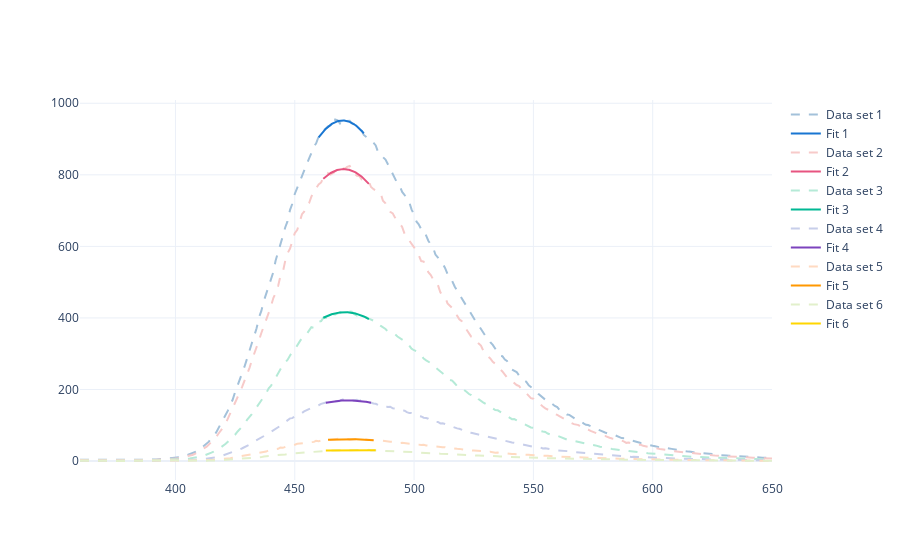

Notebook cell for this chart:
### Code cell
# Palette pastello e vivid: stessi colori, vivid più saturi
pastel_colors = ['#a3c1da', '#f7cac9', '#b5ead7', '#c7ceea', '#ffdac1', '#e2f0cb', '#b2d8b2']
vivid_colors = ['#1976d2', '#e75480', '#00b894', '#7c43bd', '#ff9800', '#ffd600', '#388e3c']
max_fits = []

def fit_closest_to_max(x, y, num_points=20):
    # Fit a parabola to the num_points closest to the max value
    max_idx = np.argmax(y)
    max_val = y[max_idx]
    distances = np.abs(y - max_val)
    closest_indices = np.argsort(distances)[:num_points]
    x_fit = x.iloc[closest_indices] if hasattr(x, "iloc") else x[closest_indices]
    y_fit = y.iloc[closest_indices] if hasattr(y, "iloc") else y[closest_indices]
    # Fit a parabola: y = a*(x - x0)**2 + IMAX
    def parabola(x, x0, a, IMAX):
        return a * (x - x0) ** 2 + IMAX
    popt, _ = curve_fit(parabola, x_fit, y_fit, p0=[x_fit.iloc[np.argmax(y_fit)] if hasattr(x_fit, "iloc") else x_fit[np.argmax(y_fit)], -1, max_val])
    return popt  # returns (x0, a, IMAX)

def max_fit_parabolic(x, x0, a, IMAX):
    return a * (x - x0) ** 2 + IMAX

fig = go.Figure()

for i, (x_data, y_data) in enumerate(data_sets):
    color = pastel_colors[i % len(pastel_colors)]
    vivid_color = vivid_colors[i % len(vivid_colors)]
    params = fit_closest_to_max(x_data, y_data, num_points=20)
    λcenter_fit, a_fit, IMAX_fit = params

    max_fits.append(IMAX_fit)  # Salva il massimo della parabola

    # Dati originali: linea pastello
    fig.add_trace(go.Scatter(
        x=x_data, y=y_data, mode='lines', name=f'Data set {i+1}',
        line=dict(color=color, width=2, dash='dash')
    ))

    # Fit: linea vivida
    max_index = np.argmax(y_data)
    max_intensity = y_data[max_index]
    distances = np.abs(y_data - max_intensity)
    closest_indices = np.argsort(distances)[:20]
    x_closest = x_data[closest_indices]
    x_fit = np.linspace(min(x_closest), max(x_closest), 100)
    y_fit = max_fit_parabolic(x_fit, *params)
    fig.add_trace(go.Scatter(
        x=x_fit, y=y_fit, mode='lines', name=f'Fit {i+1}',
        line=dict(color=vivid_color, width=2)
    ))

fig.update_layout(template='plotly_white')
fig.show()
